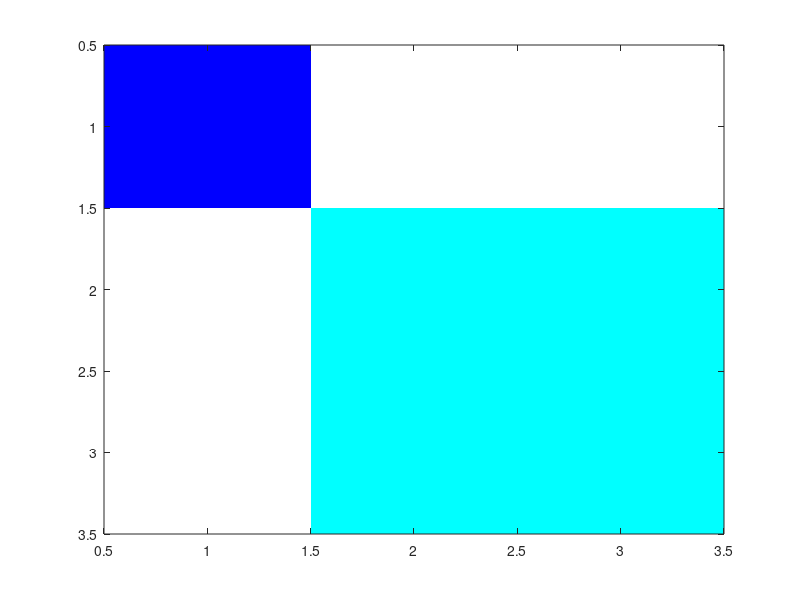

MATLAB code for this plot:
L = 3;
r = rand(L,L);
p = 0.6;
z = r<p; % This generates the binary array
[lw,num] = bwlabel(z,4);
img = label2rgb(lw);
image(img);
img = label2rgb(lw);
image(img);
